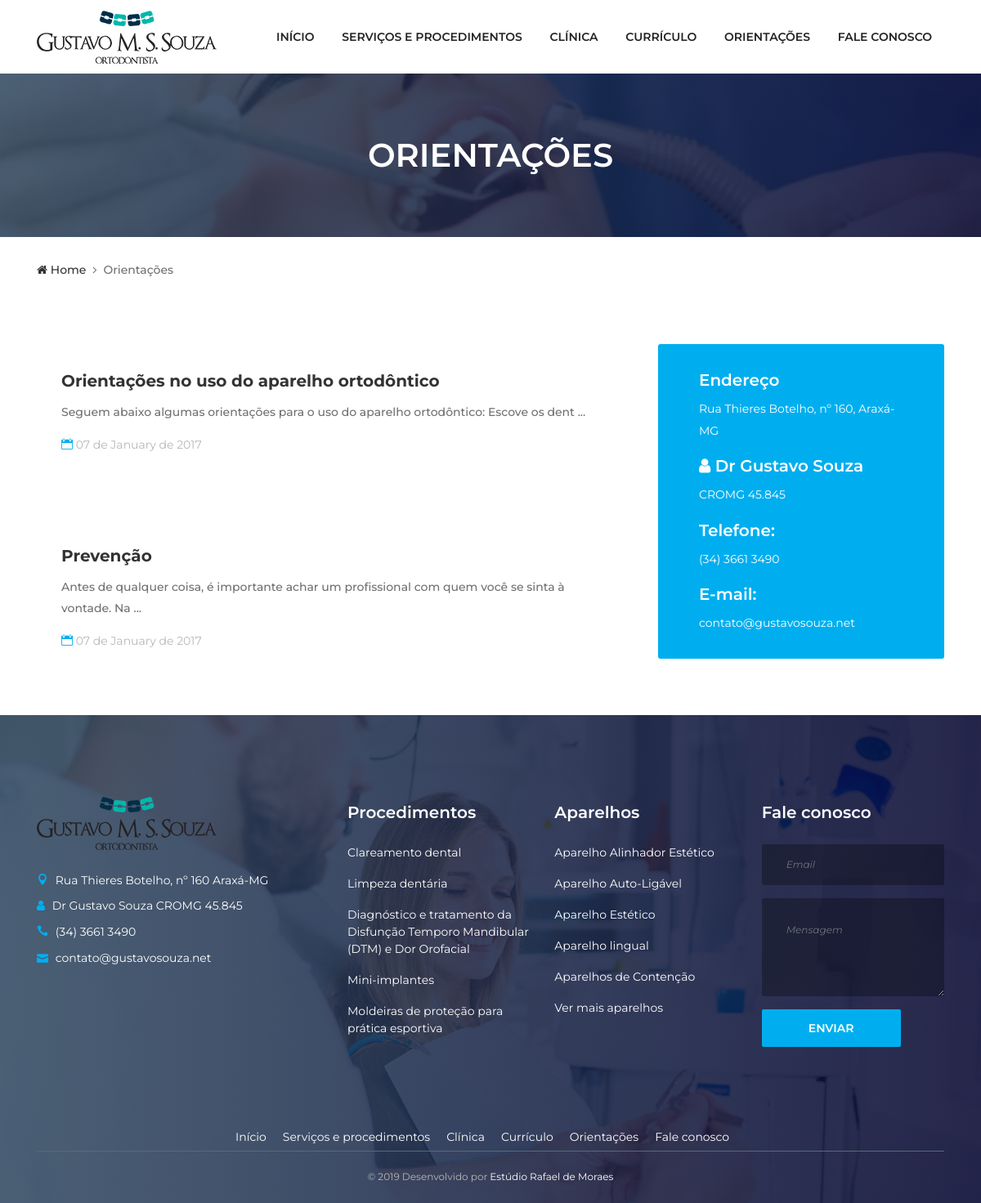
/orientacoes.php, run on the app's committed database.
### tables this page shows
CREATE TABLE `post` (
  `id` int(11) NOT NULL AUTO_INCREMENT,
  `titulo` varchar(255) DEFAULT NULL,
  `conteudo` longtext,
  `postdata` datetime DEFAULT NULL,
  PRIMARY KEY (`id`)
);

### model/Post.php (called while the page is built, shortened)
<?php
class Post {
    private static $conn;
    public static function setConnection( PDO $conn ) {
        self::$conn = $conn;
    }
    public function resume($filter, $class = 'stdClass') {
        $sql = "SELECT id, titulo, SUBSTRING(conteudo, 1, 100) as conteudo,
        date_format((postdata),'%Y-%m-%d')
        AS postdata  FROM post ";
        $sth = self::$conn->prepare($sql);
        $sth->execute();
        return $sth->fetchAll(PDO::FETCH_CLASS, $class);
    }
}

### views/orientacoes.php (the view, shortened to what this page needs)
 <div class="breadcumb-area bg-img bg-gradient-overlay" style="background-image: url(img/bg-img/12.jpg);">
    <div class="container h-100">
      <div class="row h-100 align-items-center">
        <div class="col-12">
          <?php if(isset($id)) { ?>
              <h2 class="title"><?= $post->titulo ?></h2>
          <?php } else { ?>
              <h2 class="title">Orientações</h2>
          <?php } ?>
        </div>
      </div>
    </div>
  </div>
  <div class="breadcumb--con">
    <div class="container">
      <div class="row">
        <div class="col-12">
          <nav aria-label="breadcrumb">
            <ol class="breadcrumb">
              <li class="breadcrumb-item"><a href="index.php"><i class="fa fa-home"></i> Home</a></li>
              <?php if (isset($id)) {?>
                <li class="breadcrumb-item" aria-current="page"><a href="orientacoes.php">Orientações</a></li>
                <li class="breadcrumb-item active" aria-current="page"><?=$post->titulo?></li>
                <?php } else { ?>
                  <li class="breadcrumb-item active" aria-current="page">Orientações</li>
                <?php } ?>
            </ol>
          </nav>
        </div>
      </div>
    </div>
  </div>
  <section class="dento-blog-area mt-50">
    <div class="container">
      <div class="row">
        <div class="col-12 col-lg-8">
<?php
if (isset($id)) {
  $postdata = strftime('%d de %B de %Y', strtotime($post->postdata));
  $page = $post->titulo;
    echo '
    <article class="blog-details-area">
      <div class="post-meta">
        <a href="#"><i class="icon_calendar"></i> '.$postdata.'</a>
      </div>
      '.$post->conteudo.'
    </article>
    <div class="post-share-area mb-30">
      <a href="http://www.facebook.com/share.php?u=http://gustavosouza.net/orientacoes.php?id='.$post->id.'&t='.$post->titulo.'" target="_blank" class="facebook"><i class="fa fa-facebook"></i> Compartilhar</a>
      <a href="https://twitter.com/intent/tweet?url=http://gustavosouza.net/orientacoes.php?id='.$post->id.'&text='.$post->titulo.'" class="tweet" target="_blank"><i class="fa fa-twitter"></i> Tweet</a>
    </div>';
} else {
  foreach ($posts as $post) {
    $postdata = strftime('%d de %B de %Y', strtotime($post->postdata));
    $conteudo = preg_replace("/<.*?>/", " ", $post->conteudo);
    $html = '<div class="single-blog-item style-2 d-flex flex-wrap align-items-center mb-50">';
    $html .= '<div class="blog-content">
        <a href="orientacoes.php?id='.$post->id.'" class="post-title">'.$post->titulo.'</a>
        <p>'.$conteudo.' ...</p>
        <div class="post-meta">
          <a href="orientacoes.php?id='.$post->id.'"><i class="icon_calendar"></i> '.$postdata.'</a>
        </div>
      </div>
    </div>';
    echo $html;
  }
}
?>
        </div>
        <div class="col-12 col-lg-4">
            <div class="dento-sidebar">
                <div class="contact-information">
                    <h5>Endereço</h5>
                    <p>Rua Thieres Botelho, nº 160, Araxá-MG</p>
                    <h5><i class='fa fa-user'></i> Dr Gustavo Souza</h5>
                    <p>CROMG 45.845</p>
                    <h5>Telefone:</h5>
                    <p>(34) 3661 3490</p>
                    <h5>E-mail:</h5>
                    <p class="mb-0">contato@gustavosouza.net</p>
                </div>
            </div>
        </div>
      </div>
    </div>
  </section>

### css/geral.css (style rules this page uses)
.fproced li { margin-bottom: 17px; }
.fproced a { color: #fff; font-size: 14px; }
.nav-footer { text-align: center; }
.nav-footer ul { list-style: none; display: inline-block; }
.nav-footer ul li { float:left; padding-right: 20px; }
.nav-footer ul li a { color: #fff; }

### css/default-assets/classy-nav.css (style rules this page uses)
body { font-family: "Roboto", sans-serif; }
ul { margin: 0; }
ul li { list-style: none; }
img { height: auto; max-width: 100%; }
.bg-img { background-position: center center; background-size: cover; background-repeat: no-repeat; }
.classy-nav-container { position: relative; z-index: 100; background-color: #ffffff; }
.classy-nav-container * { box-sizing: border-box; }
.classy-nav-container a { -webkit-transition-duration: 500ms; transition-duration: 500ms; text-decoration: none; outline: none; font-size: 14px; font-weight: 400; color: #232323; display: inline-block; }
.justify-content-between { -webkit-box-pack: justify; -ms-flex-pack: justify; justify-content: space-between; }
.classy-navbar { width: 100%; height: 70px; padding: 0.5em 2em; display: -webkit-box; display: -ms-flexbox; display: flex; -webkit-box-align: center; -ms-flex-align: center; -ms-grid-row-align: center; align-items: center; }
.classy-navbar .nav-brand { font-size: 26px; font-weight: 500; color: #565656; display: inline-block; margin-right: 30px; }
.classynav ul li { display: inline-block; clear: both; position: inherit; z-index: 10; }
.classynav ul li a { padding: 0 12px; display: block; height: 35px; font-size: 14px; line-height: 34px; }
.breakpoint-off .classynav { display: -webkit-box; display: -ms-flexbox; display: flex; -webkit-box-align: center; -ms-flex-align: center; -ms-grid-row-align: center; align-items: center; }

### orientacoes.php (style rules this page uses)
.dento-sidebar { padding-bottom: 20px; }

### data on the page
post: titulo "Orientações no uso do aparelho ortodôntico", conteudo "Seguem abaixo algumas orientações para o uso do aparelho ortodôntico: Escove os dent", postdata "07 de January de 2017"
post: titulo "Prevenção", conteudo "Antes de qualquer coisa, é importante achar um profissional com quem você se sinta à vontade. Na", postdata "07 de January de 2017"
